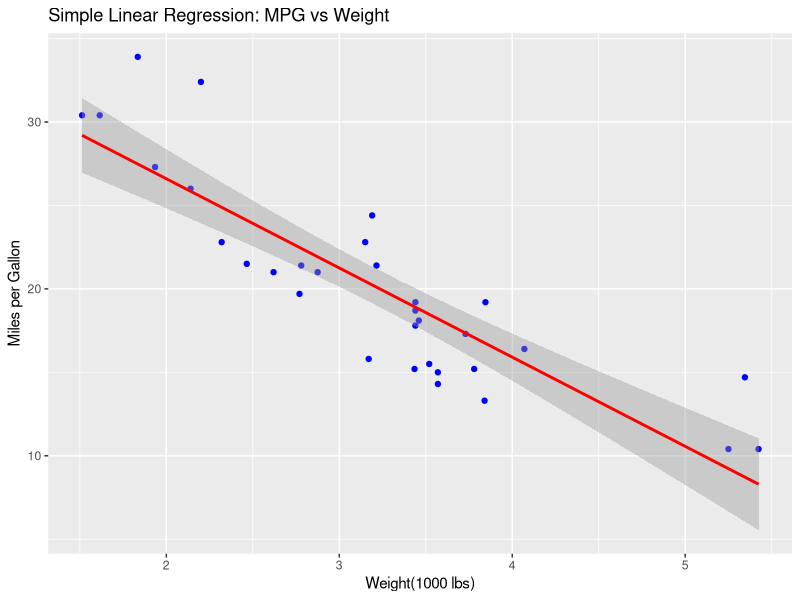
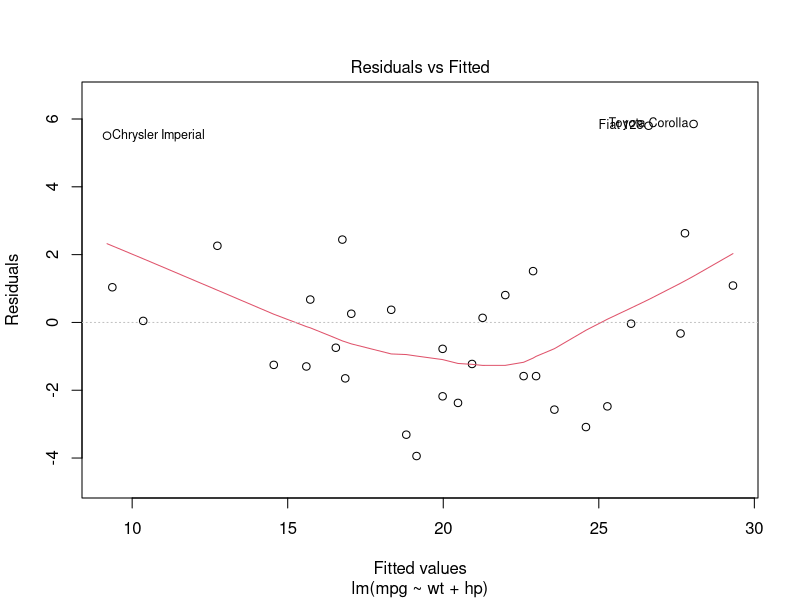
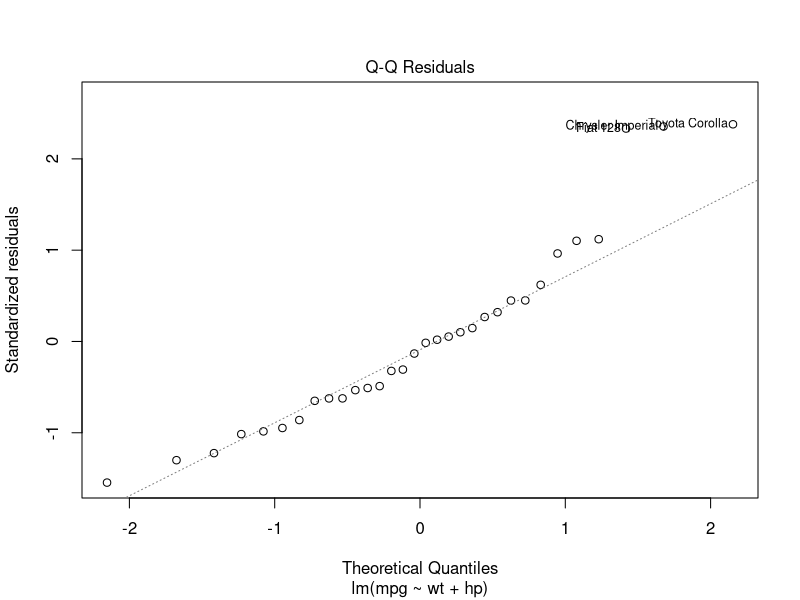

Write R code to recreate these figures, in order.
library(dplyr)
library(ggplot2)

# Load dataset
data("mtcars")
head(mtcars)

# Simple Linear Regression: mpg predicted by wt
model_simple <- lm(mpg ~ wt, data = mtcars)
summary(model_simple)

# plot regression line
ggplot(mtcars, aes(x = wt, y = mpg)) + geom_point(color = "blue") + geom_smooth(method = "lm", se = TRUE, color = "red") + labs(title = "Simple Linear Regression: MPG vs Weight", x = "Weight(1000 lbs)", y = "Miles per Gallon")

# Multiple Linear Regression: mpg predicted by wt and hp
model_multiple <- lm(mpg ~ wt + hp, data = mtcars)
summary(model_multiple)

# Residusl diagnostics
plot(model_multiple, which = 1)
plot(model_multiple, which = 2)
